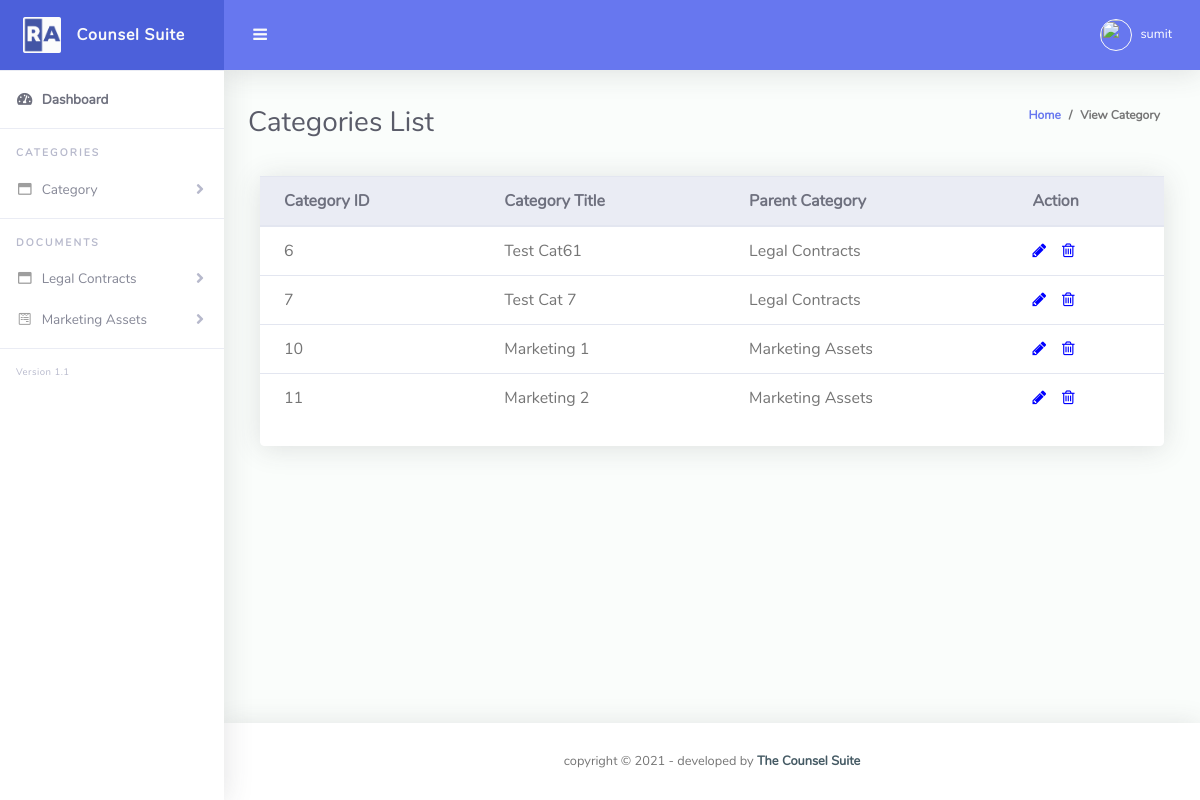
The page /admin/Pages/view_category.php (signed in) on the database its author committed.
### tables this page shows
CREATE TABLE `categories` (
  `cat_id` int(255) NOT NULL,
  `cat_name` varchar(255) NOT NULL,
  `cat_parentcat` varchar(100) NOT NULL,
  `admin_id` varchar(100) NOT NULL
);

### admin/Pages/view_category.php (the view, shortened to what this page needs)
<?php
require_once '../../database/config.php';
if(isset($_SESSION["adminname"])) {
  $admin_name=$_SESSION["adminname"];
  $a_id=$_SESSION["id"];
}
else
{
  header("Location:../index.php");
}
$mysqli = new mysqli($hn,$un,"",$db);
if ($mysqli -> connect_errno) {
  echo "Failed to connect to MySQL: " . $mysqli -> connect_error;
  exit();
}
else
{
  $sql = "SELECT * FROM categories";
  $result = $mysqli->query($sql);
}
?>
<!DOCTYPE html>
<html lang="en">
<head>
  <link href="../vendor/fontawesome-free/css/all.min.css" rel="stylesheet" type="text/css">
  <link href="../vendor/bootstrap/css/bootstrap.min.css" rel="stylesheet" type="text/css">
  <link href="../css/ruang-admin.min.css" rel="stylesheet">
  <link rel="stylesheet" href="https://cdnjs.cloudflare.com/ajax/libs/font-awesome/4.7.0/css/font-awesome.min.css">
</head>
<body id="page-top">
  <div id="wrapper">
    <ul class="navbar-nav sidebar sidebar-light accordion" id="accordionSidebar">
      <a class="sidebar-brand d-flex align-items-center justify-content-center" href="../index.php">
        <div class="sidebar-brand-icon">
          <img src="../img/logo/logo2.png">
        </div>
        <div class="sidebar-brand-text mx-3">Counsel Suite</div>
      </a>
      <hr class="sidebar-divider my-0">
      <li class="nav-item active">
        <a class="nav-link" href="../index.php">
          <i class="fas fa-fw fa-tachometer-alt"></i>
          <span>Dashboard</span></a>
      </li>
      <hr class="sidebar-divider">
      <div class="sidebar-heading">
        Categories
      </div>
      <li class="nav-item">
        <a class="nav-link collapsed" href="#" data-toggle="collapse" data-target="#collapseCategory"
          aria-expanded="true" aria-controls="collapseBootstrap">
          <i class="far fa-fw fa-window-maximize"></i>
          <span>Category</span>
        </a>
      </li>
      <hr class="sidebar-divider">
      <div class="sidebar-heading">
        Documents
      </div>
      <li class="nav-item">
        <a class="nav-link collapsed" href="#" data-toggle="collapse" data-target="#collapseBootstrap"
          aria-expanded="true" aria-controls="collapseBootstrap">
          <i class="far fa-fw fa-window-maximize"></i>
          <span>Legal Contracts</span>
        </a>
      </li>
      <li class="nav-item">
        <a class="nav-link collapsed" href="#" data-toggle="collapse" data-target="#collapseForm" aria-expanded="true"
          aria-controls="collapseForm">
          <i class="fab fa-fw fa-wpforms"></i>
          <span>Marketing Assets</span>
        </a>
      </li>
      <hr class="sidebar-divider">
      <div class="version" id="version-ruangadmin"></div>
    </ul>
    <div id="content-wrapper" class="d-flex flex-column">
      <div id="content">
        <nav class="navbar navbar-expand navbar-light bg-navbar topbar mb-4 static-top">
          <button id="sidebarToggleTop" class="btn btn-link rounded-circle mr-3">
            <i class="fa fa-bars"></i>
          </button>
          <ul class="navbar-nav ml-auto">
            <li class="nav-item dropdown no-arrow">
              <a class="nav-link dropdown-toggle" href="#" id="userDropdown" role="button" data-toggle="dropdown"
                aria-haspopup="true" aria-expanded="false">
                <img class="img-profile rounded-circle" src="<?php echo "../img/profile_pic/".$a_id;?>" style="max-width: 60px">
                <span class="ml-2 d-none d-lg-inline text-white small"><?php echo $admin_name;?></span>
              </a>
            </li>
          </ul>
        </nav>
        <div class="container-fluid" id="container-wrapper">
          <div class="d-sm-flex align-items-center justify-content-between mb-4">
            <h1 class="h3 mb-0 text-gray-800">Categories List</h1>
            <ol class="breadcrumb">
              <li class="breadcrumb-item"><a href="../">Home</a></li>
              <li class="breadcrumb-item active" aria-current="page">View Category</li>
            </ol>
          </div>
            <div class="col-lg-12 mb-4">
              <div class="card">
                <div class="table-responsive">
                  <table class="table align-items-center table-flush">
                    <thead class="thead-light">
                      <tr>
                        <th>Category ID</th>
                        <th>Category Title</th>
                        <th>Parent Category</th>
                        <th>Action</th>
                      </tr>
                    </thead>
                    <tbody>
                      <?php
                      if ($result->num_rows > 0) {
                        while($row = $result->fetch_assoc()) {
                          echo "<tr>";
                          echo "<td>".$row['cat_id']."</td>";
                          echo "<td>".$row['cat_name']."</td>";
                          if($row['cat_parentcat']=="legal")
                          {
                            echo "<td>"."Legal Contracts"."</td>";
                          }
                          else if($row['cat_parentcat']=="marketing")
                          {
                            echo "<td>"."Marketing Assets"."</td>";
                          }
                          echo "<td>";
                          echo '<a href="edit_category.php?id='.$row["cat_id"].'"><i class="fa fa-pencil"style="color: blue;" aria-hidden="true"></i></a>';
                          echo '<a href="delete_category.php?id='.$row["cat_id"].'"><i class="fa fa-trash-o" style="color: blue; padding-left: 1rem;" aria-hidden="true"></i></a>';
                          echo "</td>";
                          echo "</tr>";
                        }
                      } else {
                        echo "0 results";
                      }
                      ?>
                    </tbody>
                  </table>
                </div>
                <div class="card-footer"></div>
              </div>
            </div>
        </div>
      </div>
      <footer class="sticky-footer bg-white">
        <div class="container my-auto">
          <div class="copyright text-center my-auto">
            <span>copyright &copy; <script> document.write(new Date().getFullYear()); </script> - developed by
              <b><a href="#" target="_blank">The Counsel Suite</a></b>
            </span>
          </div>
        </div>
      </footer>
    </div>
  </div>
</body>
</html>

### rows shown on the page
categories: cat_id "6", cat_name "Test Cat61", cat_parentcat "Legal Contracts"
categories: cat_id "7", cat_name "Test Cat 7", cat_parentcat "Legal Contracts"
categories: cat_id "10", cat_name "Marketing 1", cat_parentcat "Marketing Assets"
categories: cat_id "11", cat_name "Marketing 2", cat_parentcat "Marketing Assets"

### other values the page prints
$admin_name "sumit"
